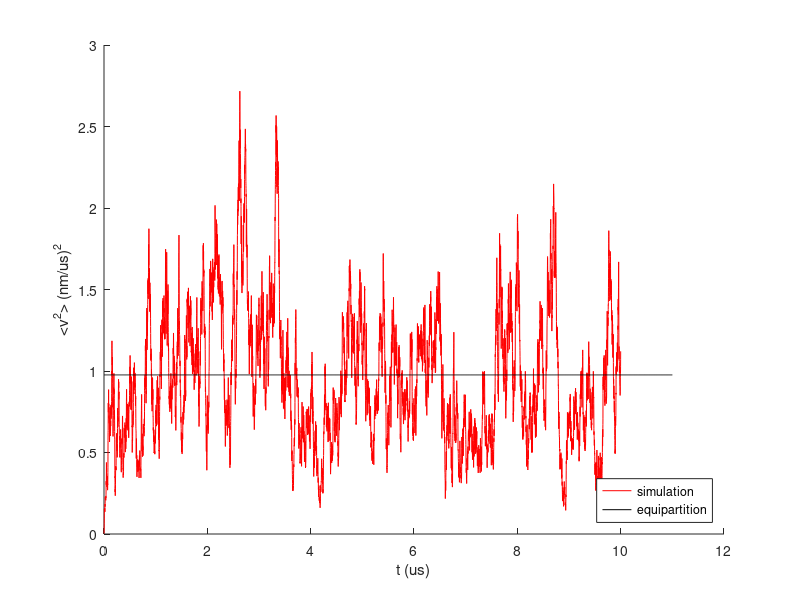
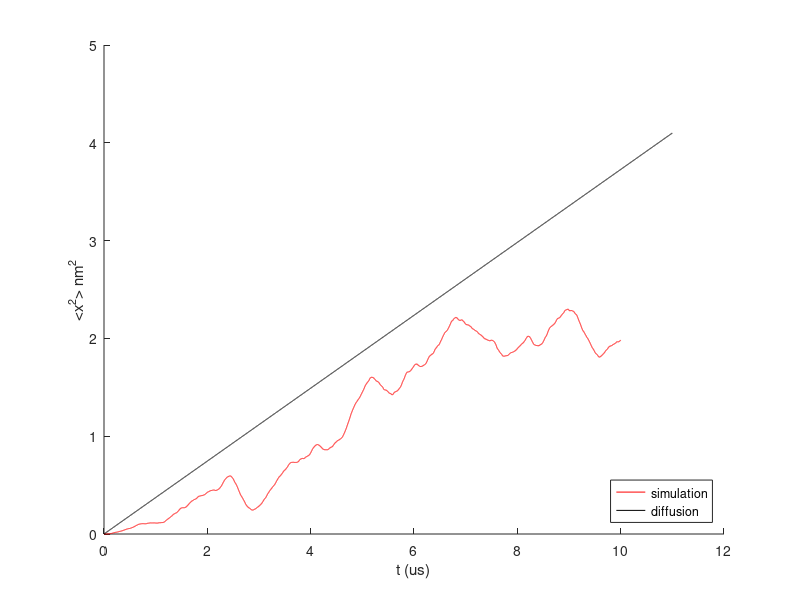
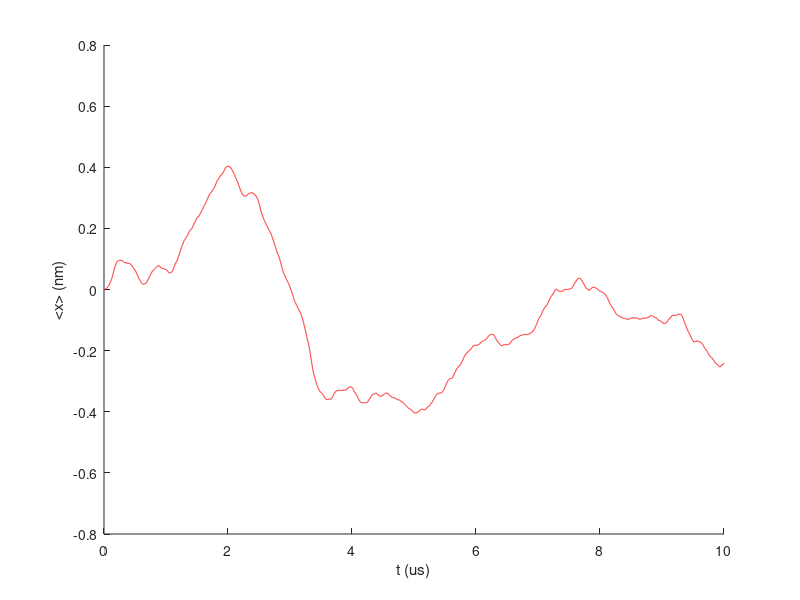

Reproduce these figures in MATLAB, in order.
rng(2,'twister');  %don't initialize more than once!

kT=4.1;
zeta=20;
m=4.2;
dt=0.001;
nstep=10000;
nrun=10;


xvals=zeros(1,nstep);  %store values of average x
xsqvals=zeros(1,nstep);  %average x^2
vsqvals=zeros(1,nstep);
tvals=zeros(1,nstep);

disp('predicted timescale:')
disp(m/zeta)

for run=1:nrun

	x=0;
	t=0;
	xold=0;
	xnew=0;  %note!  reinitialize!


	for i=1:nstep
		R=randn()*sqrt(2*zeta*kT/dt);
		xnew=x;
		xnew=xnew+(x-xold)*(1-zeta*dt/2/m)/(1+zeta*dt/2/m);
		xnew=xnew+(R)*dt*dt/m/(1+zeta*dt/2/m);
        
		v=(xnew-xold)/(2*dt);

		xold=x;
		x=xnew;
		t=t+dt;


		xvals(i)=xvals(i)+x/nrun;
		xsqvals(i)=xsqvals(i)+x*x/nrun;
		vsqvals(i)=vsqvals(i)+v*v/nrun;
		tvals(i)=t;
	end
end


figure
hold on
plot(tvals,vsqvals,'r')
plot(tvals.*1.1,ones(1,nstep).*(kT/m),'k')

xlabel('t (us)')
ylabel('<v^2> (nm/us)^2')
legend({'simulation','equipartition'},'Location','southeast')
hold off



figure
hold on
plot(tvals,xsqvals,'r')
plot(tvals.*1.1,tvals.*(2*kT/zeta),'k')
xlabel('t (us)')
ylabel('<x^2> nm^2')
legend({'simulation','diffusion'},'Location','southeast')
hold off


figure
hold on
plot(tvals,xvals,'r')
xlabel('t (us)')
ylabel('<x> (nm)')
hold off







